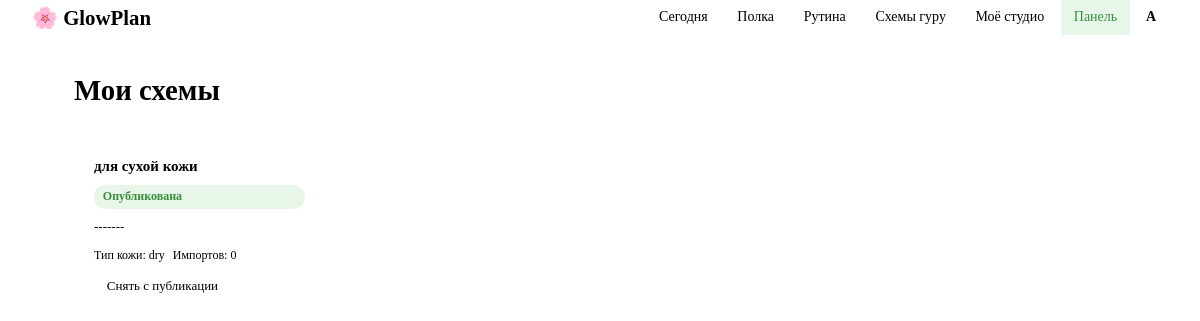
The app's page /admin/schemes (signed in) with its own data.
### models.py (models this page shows, shortened)
class User(db.Model, UserMixin):
    __tablename__ = "users"
    id = db.Column(db.Integer, primary_key=True)
    email = db.Column(db.String(120), unique=True, nullable=False)
    password_hash = db.Column(db.String(256), nullable=False)
    name = db.Column(db.String(80), nullable=False)
    skin_type = db.Column(db.String(40), default="normal") # normal, dry, oily, combo
    role = db.Column(db.String(20), default="user") # user, guru, admin
    created_at = db.Column(db.Date, default=date.today)
    user_products = db.relationship("UserProduct", backref="owner", lazy=True, cascade="all, delete-orphan")
    routines = db.relationship("Routine", backref="owner", lazy=True, cascade="all, delete-orphan")
    checklist_logs = db.relationship("ChecklistLog", backref="owner", lazy=True, cascade="all, delete-orphan")
    guru_schemes = db.relationship("GuruScheme", backref="author", lazy=True)
    def is_admin(self):
        return self.role == "admin"
    def is_guru(self):
        return self.role in ("guru", "admin")

class GuruScheme(db.Model):
    __tablename__ = "guru_schemes"
    id = db.Column(db.Integer, primary_key=True)
    guru_id = db.Column(db.Integer, db.ForeignKey("users.id"), nullable=False)
    title = db.Column(db.String(120), nullable=False)
    description = db.Column(db.Text, default="")
    skin_type = db.Column(db.String(40), default="all") # для какого типа кожи
    is_published = db.Column(db.Boolean, default=False)
    imports_count = db.Column(db.Integer, default=0)
    created_at = db.Column(db.Date, default=date.today)

### routes/admin.py (the view)
@admin_bp.route("/schemes")
@login_required
@guru_required
def schemes():
    my_schemes = GuruScheme.query.filter_by(guru_id=current_user.id).all()
    return render_template("admin/schemes.html", schemes=my_schemes)

### models.py (called while the page is built)
@login_manager.user_loader
def load_user(user_id):
    return User.query.get(int(user_id))

### routes/admin.py (called while the page is built)
def guru_required(f):
    @wraps(f)
    def decorated(*args, **kwargs):
        if not current_user.is_authenticated or not current_user.is_guru():
            flash("Доступ запрещён", "error")
            return redirect(url_for("main.dashboard"))
        return f(*args, **kwargs)
    return decorated

### templates/admin/schemes.html (shortened to what this page needs)
{% extends "base.html" %}
{% block content %}
<div class="page-header">
    <h1 class="page-title">Мои схемы</h1>
    <a href="{{ url_for('admin.add_scheme') }}" class="btn btn--primary">+ Создать</a>
</div>
{% if schemes %}
<div class="products-grid">
    {% for s in schemes %}
    <div class="product-card">
        <h3 class="product-card__name">{{ s.title }}</h3>
        <span class="badge badge--{{ 'ok' if s.is_published else 'warning' }}">
            {{ 'Опубликована' if s.is_published else 'Черновик' }}
        </span>
        <p class="product-card__desc">{{ s.description or 'Без описания' }}</p>
        <div class="product-card__meta">
            <span>Тип кожи: {{ s.skin_type }}</span>
            <span>Импортов: {{ s.imports_count }}</span>
        </div>
        <div class="product-card__actions">
            <form method="POST" action="{{ url_for('admin.publish_scheme', scheme_id=s.id) }}">
                <button class="btn btn--sm btn--{% if s.is_published %}ghost{% else %}primary{% endif %}">
                    {{ 'Снять с публикации' if s.is_published else 'Опубликовать' }}
                </button>
            </form>
        </div>
    </div>
    {% endfor %}
</div>
{% else %}
<div class="empty-state">
    <p>У тебя пока нет схем</p>
    <a href="{{ url_for('admin.add_scheme') }}" class="btn btn--primary">Создать первую</a>
</div>
{% endif %}
{% endblock %}

### templates/base.html (shortened to what this page needs)
<!DOCTYPE html>
<html lang="ru">
<head>
    <link rel="stylesheet" href="{{ url_for('static', filename='css/style.css') }}">
</head>
<body>
{% if current_user.is_authenticated %}
<nav class="navbar">
    <a class="navbar__brand" href="{{ url_for('main.dashboard') }}">🌸 GlowPlan</a>
    <div class="navbar__links">
        <a href="{{ url_for('main.dashboard') }}"
           class="{% if request.endpoint == 'main.dashboard' %}active{% endif %}">Сегодня</a>
        <a href="{{ url_for('products.shelf') }}"
           class="{% if request.blueprint == 'products' %}active{% endif %}">Полка</a>
        <a href="{{ url_for('routine.index') }}"
           class="{% if request.blueprint == 'routine' %}active{% endif %}">Рутина</a>
        <a href="{{ url_for('admin.schemes_catalog') }}">Схемы гуру</a>
        {% if current_user.is_guru() %}
        <a href="{{ url_for('admin.schemes') }}"
           class="badge-link {% if request.blueprint == 'admin' %}active{% endif %}">
            Моё студио
        </a>
        {% endif %}
        {% if current_user.is_admin() %}
        <a href="{{ url_for('admin.panel') }}" class="badge-link badge-link--admin">Панель</a>
        {% endif %}
        <a href="{{ url_for('main.profile') }}" class="nav-avatar">
            {{ current_user.name[0].upper() }}
        </a>
    </div>
</nav>
{% endif %}
<main class="main-content">
    {% block content %}{% endblock %}
</main>
</body>
</html>

### static/css/style.css (style rules this page uses)
*, *::before, *::after { box-sizing: border-box; margin: 0; padding: 0; }
body { font-family: var(--font-body); background: var(--color-bg); color: var(--color-text); font-size: 15px; line-height: 1.6; min-height: 100vh; }
a { color: var(--color-primary); text-decoration: none; }
.navbar { position: sticky; top: 0; z-index: 100; background: var(--color-surface); border-bottom: 1.5px solid var(--color-border); height: var(--nav-height); display: flex; align-items: center; padding: 0 2rem; gap: 2rem; box-shadow: var(--shadow-sm); }
.navbar__brand { font-family: var(--font-display); font-size: 1.3rem; font-weight: 600; color: var(--color-primary); text-decoration: none; flex-shrink: 0; }
.navbar__links { display: flex; align-items: center; gap: .25rem; flex-wrap: wrap; margin-left: auto; }
.navbar__links a { padding: .4rem .8rem; border-radius: var(--radius-sm); color: var(--color-text-muted); font-size: 14px; transition: all .15s; }
.navbar__links a.active { color: var(--color-primary); background: #fce8ea; }
.badge-link { background: var(--color-morning) !important; }
.badge-link--admin { background: #e8f5e9 !important; color: #388e3c !important; }
.nav-avatar { width: 34px; height: 34px; border-radius: 50%; background: var(--color-primary); color: white; display: flex; align-items: center; justify-content: center; font-weight: 600; font-size: 14px; flex-shrink: 0; text-decoration: none !important; }
.main-content { max-width: 1100px; margin: 0 auto; padding: 2rem 1.5rem; }
.page-header { display: flex; align-items: center; gap: 1rem; margin-bottom: 1.5rem; flex-wrap: wrap; }
.page-title { font-family: var(--font-display); font-size: 1.8rem; font-weight: 600; color: var(--color-text); }
.btn { display: inline-flex; align-items: center; gap: .4rem; padding: .55rem 1.2rem; border-radius: var(--radius-sm); font-size: 14px; font-family: var(--font-body); font-weight: 500; cursor: pointer; border: none; transition: all .15s; text-decoration: none; }
.btn--primary { background: var(--color-primary); color: white; }
.btn--ghost { background: transparent; color: var(--color-text-muted); }
.btn--sm { padding: .35rem .8rem; font-size: 13px; }
.products-grid { display: grid; grid-template-columns: repeat(auto-fill, minmax(240px, 1fr)); gap: 1rem; }
.product-card { background: var(--color-surface); border: 1.5px solid var(--color-border); border-radius: var(--radius-md); padding: 1.25rem; box-shadow: var(--shadow-sm); display: flex; flex-direction: column; gap: .5rem; }
.product-card__name { font-weight: 600; font-size: 15px; line-height: 1.3; }
.product-card__desc { font-size: 13px; color: var(--color-text-muted); }
.product-card__meta { display: flex; flex-wrap: wrap; gap: .5rem; font-size: 12px; color: var(--color-text-muted); }
.product-card__actions { display: flex; gap: .5rem; flex-wrap: wrap; margin-top: auto; }
.badge { display: inline-block; padding: .15rem .55rem; border-radius: 100px; font-size: 12px; font-weight: 600; }
.badge--ok { background: #e8f5e9; color: #388e3c; }

### records on screen
User: name "A"
GuruScheme: title "для сухой кожи", is_published "Опубликована", description "-------", skin_type "dry", imports_count "0", is_published "Снять с публикации"
